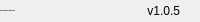
              <widget class="QFrame" name="bottomBar">
               <property name="minimumSize">
                <size>
                 <width>0</width>
                 <height>22</height>
                </size>
               </property>
               <property name="maximumSize">
                <size>
                 <width>16777215</width>
                 <height>22</height>
                </size>
               </property>
               <property name="frameShape">
                <enum>QFrame::NoFrame</enum>
               </property>
               <property name="frameShadow">
                <enum>QFrame::Raised</enum>
               </property>
               <layout class="QHBoxLayout" name="horizontalLayout_5">
                <property name="spacing">
                 <number>0</number>
                </property>
                <property name="leftMargin">
                 <number>0</number>
                </property>
                <property name="topMargin">
                 <number>0</number>
                </property>
                <property name="rightMargin">
                 <number>0</number>
                </property>
                <property name="bottomMargin">
                 <number>0</number>
                </property>
                <item>
                 <widget class="QLabel" name="creditsLabel">
                  <property name="maximumSize">
                   <size>
                    <width>16777215</width>
                    <height>16</height>
                   </size>
                  </property>
                  <property name="font">
                   <font>
                    <pointsize>-1</pointsize>
                    <italic>false</italic>
                    <bold>true</bold>
                   </font>
                  </property>
                  <property name="text">
                   <string>By: Kridsanapong Buathongjun</string>
                  </property>
                  <property name="alignment">
                   <set>Qt::AlignLeading|Qt::AlignLeft|Qt::AlignVCenter</set>
                  </property>
                 </widget>
                </item>
                <item>
                 <widget class="QLabel" name="version">
                  <property name="text">
                   <string>v1.0.5</string>
                  </property>
                  <property name="alignment">
                   <set>Qt::AlignRight|Qt::AlignTrailing|Qt::AlignVCenter</set>
                  </property>
                 </widget>
                </item>
                <item>
                 <widget class="QFrame" name="frame_size_grip">
                  <property name="minimumSize">
                   <size>
                    <width>20</width>
                    <height>0</height>
                   </size>
                  </property>
                  <property name="maximumSize">
                   <size>
                    <width>20</width>
                    <height>16777215</height>
                   </size>
                  </property>
                  <property name="frameShape">
                   <enum>QFrame::NoFrame</enum>
                  </property>
                  <property name="frameShadow">
                   <enum>QFrame::Raised</enum>
                  </property>
                 </widget>
                </item>
               </layout>
              </widget>
